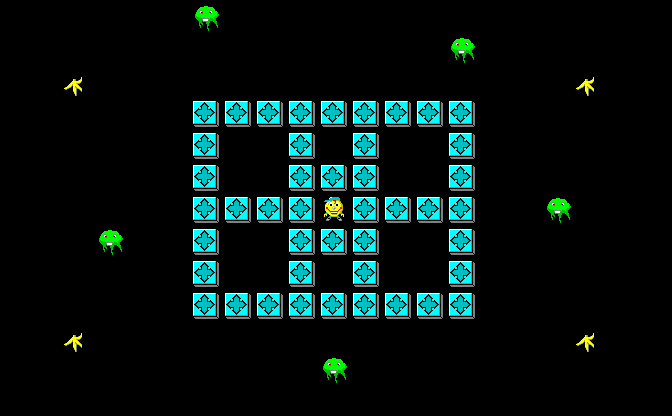

A 2D game scene composited from a Tiled map and its tileset images. What follows is a short description and the map's XML, with every tile layer's data as written:
An orthogonal 21x13 tile map with 32x32 px tiles, 1 tile layer (Tile Layer 1).

<map version="1.9" tiledversion="1.9.1" orientation="orthogonal" renderorder="right-down" width="21" height="13" tilewidth="32" tileheight="32" infinite="0" nextlayerid="2" nextobjectid="1">
 <tileset firstgid="1" source="banania.tsx" />
 <layer id="1" name="Tile Layer 1" width="21" height="13">
  <data encoding="csv">
0, 0, 0, 0, 0, 0, 10, 0, 0, 0, 0, 0, 0, 0, 0, 0, 0, 0, 0, 0, 0
, 0, 0, 0, 0, 0, 0, 0, 0, 0, 0, 0, 0, 0, 0, 10, 0, 0, 0, 0, 0, 0
, 0, 0, 4, 0, 0, 0, 0, 0, 0, 0, 0, 0, 0, 0, 0, 0, 0, 0, 4, 0, 0
, 0, 0, 0, 0, 0, 0, 5, 5, 5, 5, 5, 5, 5, 5, 5, 0, 0, 0, 0, 0, 0
, 0, 0, 0, 0, 0, 0, 5, 0, 0, 5, 0, 5, 0, 0, 5, 0, 0, 0, 0, 0, 0
, 0, 0, 0, 0, 0, 0, 5, 0, 0, 5, 5, 5, 0, 0, 5, 0, 0, 0, 0, 0, 0
, 0, 0, 0, 0, 0, 0, 5, 5, 5, 5, 1, 5, 5, 5, 5, 0, 0, 10, 0, 0, 0
, 0, 0, 0, 10, 0, 0, 5, 0, 0, 5, 5, 5, 0, 0, 5, 0, 0, 0, 0, 0, 0
, 0, 0, 0, 0, 0, 0, 5, 0, 0, 5, 0, 5, 0, 0, 5, 0, 0, 0, 0, 0, 0
, 0, 0, 0, 0, 0, 0, 5, 5, 5, 5, 5, 5, 5, 5, 5, 0, 0, 0, 0, 0, 0
, 0, 0, 4, 0, 0, 0, 0, 0, 0, 0, 0, 0, 0, 0, 0, 0, 0, 0, 4, 0, 0
, 0, 0, 0, 0, 0, 0, 0, 0, 0, 0, 10, 0, 0, 0, 0, 0, 0, 0, 0, 0, 0
, 0, 0, 0, 0, 0, 0, 0, 0, 0, 0, 0, 0, 0, 0, 0, 0, 0, 0, 0, 0, 0
</data>
 </layer>
</map>
